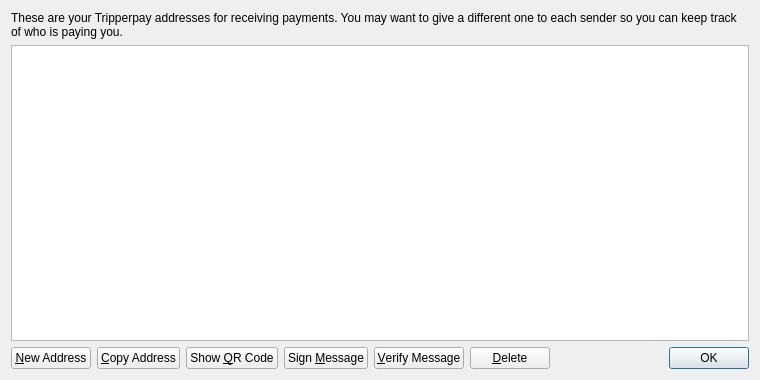
<?xml version="1.0" encoding="UTF-8"?>
<ui version="4.0">
 <class>AddressBookPage</class>
 <widget class="QWidget" name="AddressBookPage">
  <property name="geometry">
   <rect>
    <x>0</x>
    <y>0</y>
    <width>760</width>
    <height>380</height>
   </rect>
  </property>
  <property name="windowTitle">
   <string>Address Book</string>
  </property>
  <layout class="QVBoxLayout" name="verticalLayout">
   <item>
    <widget class="QLabel" name="labelExplanation">
     <property name="text">
      <string>These are your Tripperpay addresses for receiving payments. You may want to give a different one to each sender so you can keep track of who is paying you.</string>
     </property>
     <property name="textFormat">
      <enum>Qt::PlainText</enum>
     </property>
     <property name="wordWrap">
      <bool>true</bool>
     </property>
    </widget>
   </item>
   <item>
    <widget class="QTableView" name="tableView">
     <property name="contextMenuPolicy">
      <enum>Qt::CustomContextMenu</enum>
     </property>
     <property name="toolTip">
      <string>Double-click to edit address or label</string>
     </property>
     <property name="tabKeyNavigation">
      <bool>false</bool>
     </property>
     <property name="selectionMode">
      <enum>QAbstractItemView::SingleSelection</enum>
     </property>
     <property name="selectionBehavior">
      <enum>QAbstractItemView::SelectRows</enum>
     </property>
     <property name="sortingEnabled">
      <bool>true</bool>
     </property>
     <attribute name="verticalHeaderVisible">
      <bool>false</bool>
     </attribute>
    </widget>
   </item>
   <item>
    <layout class="QHBoxLayout" name="horizontalLayout">
     <item>
      <widget class="QPushButton" name="newAddressButton">
       <property name="toolTip">
        <string>Create a new address</string>
       </property>
       <property name="text">
        <string>&amp;New Address</string>
       </property>
      </widget>
     </item>
     <item>
      <widget class="QPushButton" name="copyToClipboard">
       <property name="toolTip">
        <string>Copy the currently selected address to the system clipboard</string>
       </property>
       <property name="text">
        <string>&amp;Copy Address</string>
       </property>
      </widget>
     </item>
     <item>
      <widget class="QPushButton" name="showQRCode">
       <property name="text">
        <string>Show &amp;QR Code</string>
       </property>
      </widget>
     </item>
     <item>
      <widget class="QPushButton" name="signMessage">
       <property name="toolTip">
        <string>Sign a message to prove you own a Tripperpay address</string>
       </property>
       <property name="text">
        <string>Sign &amp;Message</string>
       </property>
      </widget>
     </item>
     <item>
      <widget class="QPushButton" name="verifyMessage">
       <property name="toolTip">
        <string>Verify a message to ensure it was signed with a specified Tripperpay address</string>
       </property>
       <property name="text">
        <string>&amp;Verify Message</string>
       </property>
      </widget>
     </item>
     <item>
      <widget class="QPushButton" name="deleteButton">
       <property name="toolTip">
        <string>Delete the currently selected address from the list</string>
       </property>
       <property name="text">
        <string>&amp;Delete</string>
       </property>
      </widget>
     </item>
     <item>
      <spacer name="horizontalSpacer">
       <property name="orientation">
        <enum>Qt::Horizontal</enum>
       </property>
       <property name="sizeHint" stdset="0">
        <size>
         <width>40</width>
         <height>20</height>
        </size>
       </property>
      </spacer>
     </item>
     <item>
      <widget class="QDialogButtonBox" name="buttonBox">
       <property name="sizePolicy">
        <sizepolicy hsizetype="Maximum" vsizetype="Fixed">
         <horstretch>0</horstretch>
         <verstretch>0</verstretch>
        </sizepolicy>
       </property>
       <property name="standardButtons">
        <set>QDialogButtonBox::Ok</set>
       </property>
      </widget>
     </item>
    </layout>
   </item>
  </layout>
 </widget>
 <resources>
  <include location="../bitcoin.qrc"/>
 </resources>
 <connections/>
</ui>
